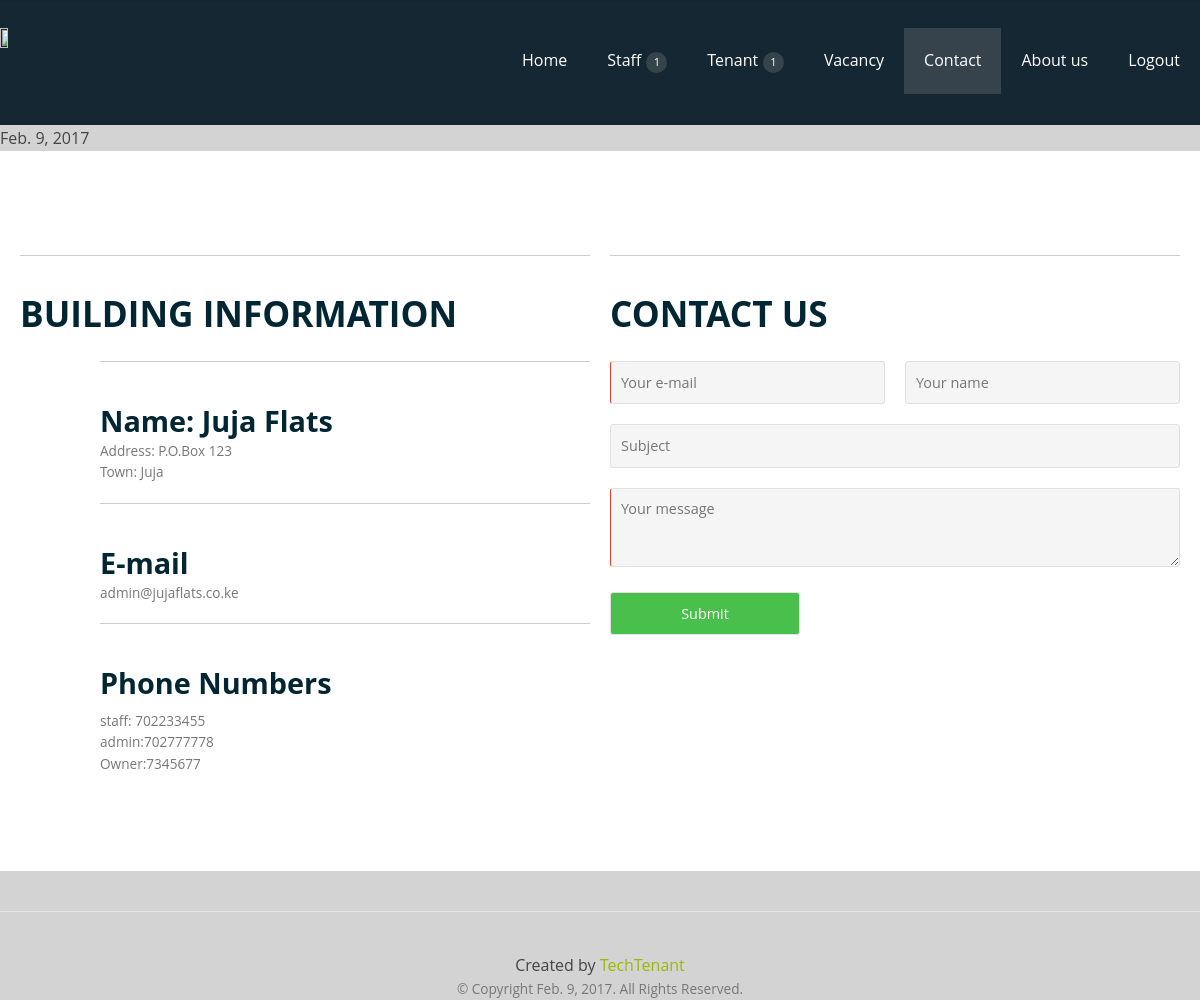
The app's page /contactus/ with its own data.
### MainSystem/models.py (models this page shows, shortened)
class CompanyDetail(models.Model):
    companyname = models.CharField(max_length=255)
    address = models.CharField(max_length=255)
    town = models.CharField(max_length=120)
    admincontact = models.IntegerField()
    staffcontact = models.IntegerField()
    ownercontact = models.IntegerField()
    emailaddress = models.EmailField()

### Contactus/views.py (the view)
def ContactUs(request):
   template = loader.get_template('Contactus/contactus.html')
   for instance in CompanyDetail.objects.all():
       name= instance.companyname
   context = {
        'companyname':name,
        'address': instance.address,
        'email': instance.emailaddress,
        'contact': instance.staffcontact,
       'admincontact':instance.admincontact,
       'ownercontact':instance.ownercontact,
        'town':instance.town,
        'today': datetime.datetime.now().date(),
   }
   return HttpResponse(template.render(context, request))

### templates/Contactus/contactus.html (shortened to what this page needs)
{% extends 'base.html' %}
{% load static %}
{% load i18n %}
{% block content %}
    {{ today }}
      <article>
        <div class="section background-white">
          <div class="line">
            <div class="margin">
              <div class="s-12 m-12 l-6">
                <h2 class="text-uppercase text-strong margin-bottom-30">Building Information</h2>
                <div class="margin-left-80 margin-bottom">
                  <h3 class="text-strong margin-bottom-0">Name: {{ companyname }}</h3>
                  <p>Address: {{ address }} <br>
                     Town: {{ town }}<br>
                  </p>
                </div>
                <div class="margin-left-80 margin-bottom">
                  <h3 class="text-strong margin-bottom-0">E-mail</h3>
                  <p>{{ email }}<br></p>
                </div>
                <div class="margin-left-80">
                  <h3 class="text-strong ">Phone Numbers</h3>
                    <p> staff: {{ contact }}<br>
                    <p>admin:{{ admincontact }}<br>
                    <p>Owner:{{ ownercontact }}<br>
                  </p>
                </div>
              </div>
              <div class="s-12 m-10 l-6">
                <h2 class="text-uppercase text-strong margin-bottom-30">Contact Us</h2>
                <form class="customform" id="contact_us_form">
                  <div class="line">
                    <div class="margin">
                      <div class="s-12 m-12 l-6">
                        <input name="email" class="required email border-radius" placeholder="Your e-mail" title="Your e-mail" type="text" id="email" />
                      </div>
                      <div class="s-12 m-12 l-6">
                        <input name="name" class="name border-radius" placeholder="Your name" title="Your name" type="text" id="name" />
                      </div>
                    </div>
                  </div>
                  <div class="s-12">
                    <input name="subject" class="subject border-radius" placeholder="Subject" title="Subject" type="text"  id="subject"/>
                  </div>
                  <div class="s-12">
                    <textarea name="message" class="required message border-radius" placeholder="Your message" id="message" rows="3"></textarea>
                  </div>
                    <div class="s-12 m-12 l-4"> <input type="submit" class="submit-form button background-primary border-radius text-white" value="Submit"></div>
                </form>
              </div>
            </div>
          </div>
        </div>
      </article>
{% endblock content  %}

### MainSystem/static/css/template-style.css (style rules this page uses)
body { background: #fff; }
p { color: #777; font-size: 0.85rem; line-height: 1.6rem; }
h1, h2, h3, h4, h5, h6, .h1, .h2, .h3, .h4, .h5, .h6 { color: #000; margin-bottom: 15px; margin-top: 0; }
h2, .h2 { font-size: 1.4rem; }
h3, .h3 { font-size: 1.2rem; }
b, strong, .text-strong { font-weight: 700; }
.background-white, .background-white p, a.background-white, .background-white a, .background-white a:link, .background-white a:visited, .background-white a:hover, .background-white a:active { color: #777; }
.background-white h1, .background-white h2, .background-white h3, .background-white h4, .background-white h5, .background-white h6, .background-white .h1, .background-white .h2, .background-white .h3, .background-white .h4, .background-white .h5, .background-white .h6, .primary-color-white .background-primary h1, .primary-color-white .background-primary h2, .primary-color-white .background-primary h3, .primary-color-white .background-primary h4, .primary-color-white .background-primary h5, .primary-color-white .background-primary h6, .primary-color-white .background-primary .h1, .primary-color-white .background-primary .h2, .primary-color-white .background-primary .h3, .primary-color-white .background-primary .h4, .primary-color-white .background-primary .h5, .primary-color-white .background-primary .h6 { color: #002633; }
.image-hover-overlay-content *, .background-primary, .background-primary p, a.background-primary, a.background-primary:visited, a.background-primary:link, .background-primary a, .background-primary a:link, .background-primary a:visited, .background-primary a:hover, .background-primary a:active, .primary-color-primary .background-primary, .primary-color-primary .background-primary p, .primary-color-primary a.background-primary, .primary-color-primary a.background-primary:visited, .primary-color-primary a.background-primary:link, .primary-color-primary .background-primary a, .primary-color-primary .background-primary a:link, .primary-color-primary .background-primary a:visited, .primary-color-primary .background-primary a:hover, .primary-color-primary .background-primary a:active { color: rgba(255,255,255, 0.75); }
.text-white, .text-white *, .primary-color-white .text-primary, .primary-color-white .text-primary * { color: #fff !important; }
.background-white, .primary-color-white .background-primary { background-color: #fff !important; }
.background-primary, .primary-color-primary .background-primary { background-color: #49BF4C !important; }
.button, a.button, a.button:link, a.button:visited { border-color: rgba(255, 255, 255, 0.4) rgba(255, 255, 255, 0) rgba(0, 0, 0, 0.3); border-style: solid; border-width: 1px; color: white; display: inline-block; padding: 0.625rem 1.25rem; text-align: center; transition: all 0.20s linear 0s !important; -o-transition: all 0.20s linear 0s !important; -ms-transition: all 0.20s linear 0s !important; -moz-transition: all 0.20s linear 0s !important; -webkit-transition: all 0.20s linear 0s !important; }
.section { padding: 6rem 1.25rem; }
.border-radius { border-radius: 3px; }
.margin-bottom-0 { margin-bottom: 0 !important; display: block; }
.margin-bottom-30 { margin-bottom: 30px !important; display: block; }
.margin-left-80 { margin-left: 80px !important; }
form.customform input, form.customform textarea, form.customform select { background: rgba(0, 0, 0, 0.03) none repeat scroll 0 0; border: 1px solid rgba(0, 0, 0, 0.14); font-size: 12px; padding: 0.625rem; width: 100%; }
.required { border-left: 1px solid #dd442c !important; }
.text-uppercase { text-transform: uppercase; line-height: 1; }

### MainSystem/static/css/usercreation.css (style rules this page uses)
html, button, input, select, textarea { color: #222; }
body { font-size: 1em; line-height: 1.4; }
body { font: 16px/26px Helvetica, Helvetica Neue, Arial; -webkit-font-smoothing: antialiased; font-smooth: always; text-shadow: 1px 1px 1px rgba(0,0,0,0.004); }
h1, h2, h3, h4, h5 { border-top: 1px solid #ccc; padding-top: 40px; margin-top: 40px; }

### records on screen
CompanyDetail: companyname "Juja Flats", address "P.O.Box 123", town "Juja", emailaddress "admin@jujaflats.co.ke"

### other values on screen
{{ contact }} "702233455"
{{ admincontact }} "702777778"
{{ ownercontact }} "7345677"
